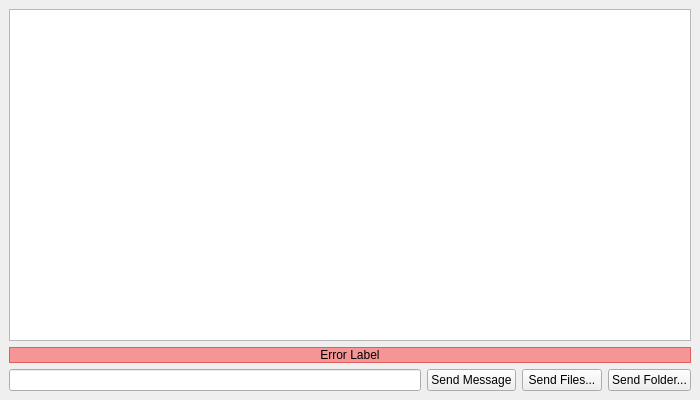
<?xml version="1.0" encoding="UTF-8"?>
<ui version="4.0">
 <class>MainWindow</class>
 <widget class="QMainWindow" name="MainWindow">
  <property name="geometry">
   <rect>
    <x>0</x>
    <y>0</y>
    <width>700</width>
    <height>400</height>
   </rect>
  </property>
  <property name="windowTitle">
   <string>Magic Wormhole</string>
  </property>
  <widget class="QWidget" name="centralwidget">
   <layout class="QVBoxLayout" name="verticalLayout">
    <item>
     <widget class="MessageTable" name="message_table">
      <property name="selectionMode">
       <enum>QAbstractItemView::NoSelection</enum>
      </property>
      <property name="showGrid">
       <bool>false</bool>
      </property>
      <attribute name="horizontalHeaderVisible">
       <bool>false</bool>
      </attribute>
      <attribute name="verticalHeaderVisible">
       <bool>false</bool>
      </attribute>
     </widget>
    </item>
    <item>
     <widget class="QLabel" name="error_label">
      <property name="enabled">
       <bool>true</bool>
      </property>
      <property name="styleSheet">
       <string notr="true">background-color: rgba(255, 0, 0, 96);</string>
      </property>
      <property name="frameShape">
       <enum>QFrame::StyledPanel</enum>
      </property>
      <property name="frameShadow">
       <enum>QFrame::Sunken</enum>
      </property>
      <property name="text">
       <string>Error Label</string>
      </property>
      <property name="textFormat">
       <enum>Qt::PlainText</enum>
      </property>
      <property name="alignment">
       <set>Qt::AlignCenter</set>
      </property>
     </widget>
    </item>
    <item>
     <layout class="QHBoxLayout" name="horizontalLayout_2">
      <item>
       <widget class="QLineEdit" name="message_edit">
        <property name="maxLength">
         <number>1024</number>
        </property>
       </widget>
      </item>
      <item>
       <widget class="QPushButton" name="send_message_button">
        <property name="text">
         <string>Send Message</string>
        </property>
       </widget>
      </item>
      <item>
       <widget class="QPushButton" name="send_files_button">
        <property name="text">
         <string>Send Files...</string>
        </property>
       </widget>
      </item>
      <item>
       <widget class="QPushButton" name="send_folder_button">
        <property name="text">
         <string>Send Folder...</string>
        </property>
       </widget>
      </item>
     </layout>
    </item>
   </layout>
  </widget>
 </widget>
 <customwidgets>
  <customwidget>
   <class>MessageTable</class>
   <extends>QTableWidget</extends>
   <header>messagetable.h</header>
  </customwidget>
 </customwidgets>
 <resources/>
 <connections/>
</ui>
